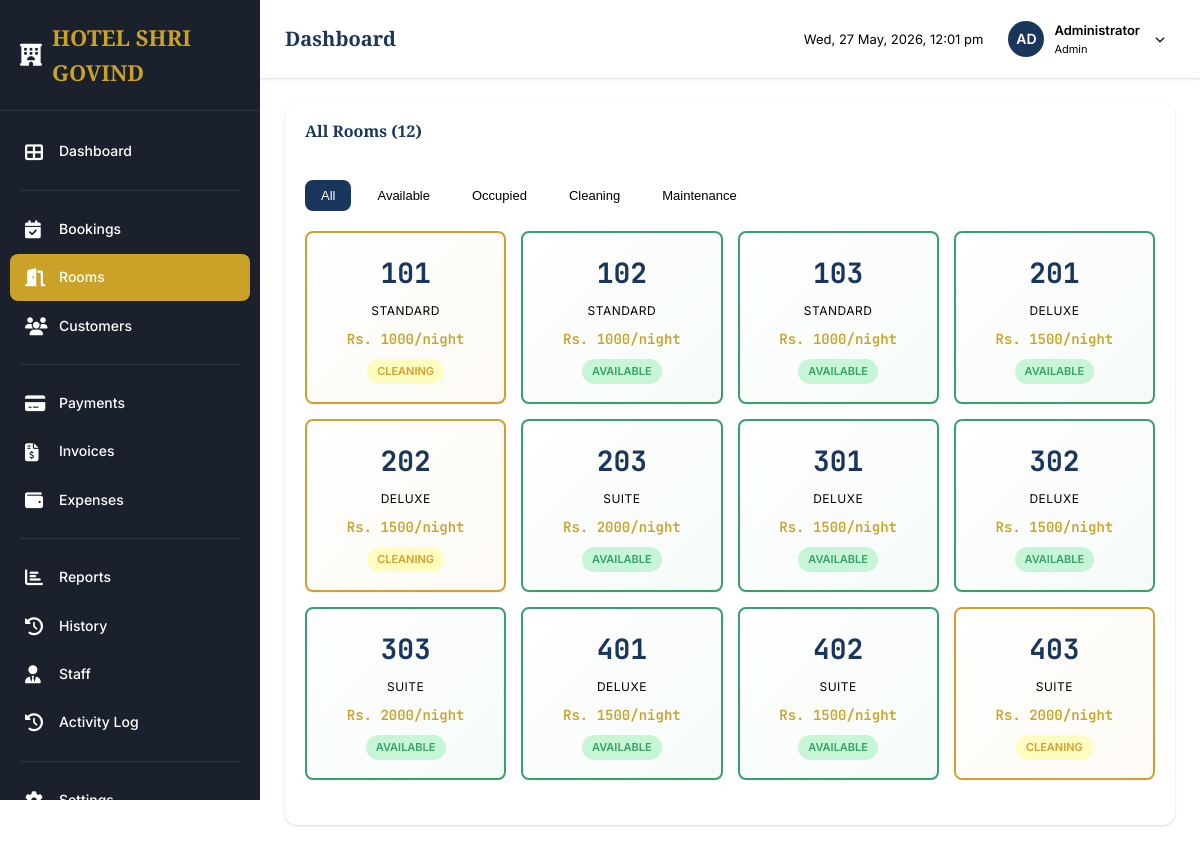
The page /rooms (signed in) on the database its author committed.
### app.py (models this page shows, shortened)
class Settings(db.Model):
    __tablename__ = 'settings'
    id = db.Column(db.Integer, primary_key=True)
    key = db.Column(db.String(50), unique=True, nullable=False)
    value = db.Column(db.Text)
    @staticmethod
    def get(key, default=None):
        setting = Settings.query.filter_by(key=key).first()
        return setting.value if setting else default

class Staff(db.Model, UserMixin):
    __tablename__ = 'staff'
    id = db.Column(db.Integer, primary_key=True)
    username = db.Column(db.String(50), unique=True, nullable=False)
    password_hash = db.Column(db.String(255), nullable=False)
    name = db.Column(db.String(100), nullable=False)
    role = db.Column(db.String(20), nullable=False, default='receptionist')
    is_active = db.Column(db.Boolean, default=True)
    created_at = db.Column(db.DateTime, default=datetime.utcnow)
    last_login = db.Column(db.DateTime)
    def is_admin(self):
        return self.role == 'admin'

class Room(db.Model):
    __tablename__ = 'rooms'
    id = db.Column(db.Integer, primary_key=True)
    room_number = db.Column(db.String(10), unique=True, nullable=False)
    room_type = db.Column(db.String(30), nullable=False)
    price_per_night = db.Column(db.Numeric(10,2), nullable=False)
    status = db.Column(db.String(20), default='available')
    floor = db.Column(db.Integer, default=1)
    amenities = db.Column(db.Text)
    created_at = db.Column(db.DateTime, default=datetime.utcnow)
    bookings = db.relationship('Booking', backref='room', lazy=True)

### app.py (the view)
@app.route('/rooms')
@login_required
def rooms():
    rooms_list = Room.query.order_by(Room.room_number).all()
    return render_template('rooms.html', rooms=rooms_list)

### app.py (called while the page is built)
@login_manager.user_loader
def load_user(user_id):
    return db.session.get(Staff, int(user_id))

### templates/rooms.html (shortened to what this page needs)
{% extends "base.html" %}
{% block content %}
<div class="card">
    <div class="card-header">
        <h3 class="card-title">All Rooms ({{ rooms|length }})</h3>
    </div>
    <div class="card-body">
        <div class="filters">
            <button class="filter-btn active" data-filter="all">All</button>
            <button class="filter-btn" data-filter="available">Available</button>
            <button class="filter-btn" data-filter="occupied">Occupied</button>
            <button class="filter-btn" data-filter="cleaning">Cleaning</button>
            <button class="filter-btn" data-filter="maintenance">Maintenance</button>
        </div>
        <div class="room-grid" style="grid-template-columns: repeat(auto-fill, minmax(200px, 1fr));">
            {% for room in rooms %}
            <div class="room-card {{ room.status }}" data-room-id="{{ room.id }}" data-type="{{ room.status }}">
                <div class="room-number">{{ room.room_number }}</div>
                <div class="room-type">{{ room.room_type|title }}</div>
                <div class="room-price">Rs. {{ room.price_per_night|int }}/night</div>
                <span class="room-status-badge {{ room.status }}">
                    {{ room.status|title }}
                </span>
            </div>
            {% endfor %}
        </div>
    </div>
</div>
{% endblock %}

### templates/base.html (shortened to what this page needs)
<!DOCTYPE html>
<html lang="en">
<head>
    <link rel="stylesheet" href="{{ url_for('static', filename='css/style.css') }}">
    <link rel="stylesheet" href="https://cdnjs.cloudflare.com/ajax/libs/font-awesome/6.4.0/css/all.min.css">
</head>
<body>
    {% block body %}
    <div class="main-wrapper">
        {% include 'partials/sidebar.html' %}
        <div class="main-content">
            {% include 'partials/topnav.html' %}
            <div class="content-area">
                {% block content %}{% endblock %}
            </div>
        </div>
    </div>
    {% endblock %}
</body>
</html>

### templates/partials/sidebar.html (shortened to what this page needs)
<nav class="sidebar">
    <div class="sidebar-header">
        <a href="{{ url_for('dashboard') }}" class="sidebar-logo">
            <i class="fas fa-hotel"></i>
            <span>{{ hotel.name|default('HOTEL SHRI GOVIND') }}</span>
        </a>
    </div>
    <div class="sidebar-nav">
        <div class="nav-item">
            <a href="{{ url_for('dashboard') }}" class="nav-link {% if request.endpoint == 'dashboard' %}active{% endif %}">
                <i class="fas fa-th-large"></i>
                Dashboard
            </a>
        </div>
        <div class="nav-divider"></div>
        <div class="nav-item">
            <a href="{{ url_for('bookings') }}" class="nav-link {% if 'booking' in request.endpoint %}active{% endif %}">
                <i class="fas fa-calendar-check"></i>
                Bookings
            </a>
        </div>
        <div class="nav-item">
            <a href="{{ url_for('rooms') }}" class="nav-link {% if request.endpoint == 'rooms' or 'room' in request.endpoint %}active{% endif %}">
                <i class="fas fa-door-open"></i>
                Rooms
            </a>
        </div>
        <div class="nav-item">
            <a href="{{ url_for('customers') }}" class="nav-link {% if 'customer' in request.endpoint %}active{% endif %}">
                <i class="fas fa-users"></i>
                Customers
            </a>
        </div>
        <div class="nav-divider"></div>
        <div class="nav-item">
            <a href="{{ url_for('payments') }}" class="nav-link {% if request.endpoint == 'payments' %}active{% endif %}">
                <i class="fas fa-credit-card"></i>
                Payments
            </a>
        </div>
        <div class="nav-item">
            <a href="{{ url_for('invoices') }}" class="nav-link {% if 'invoice' in request.endpoint %}active{% endif %}">
                <i class="fas fa-file-invoice-dollar"></i>
                Invoices
            </a>
        </div>
        <div class="nav-item">
            <a href="{{ url_for('expenses') }}" class="nav-link {% if request.endpoint == 'expenses' %}active{% endif %}">
                <i class="fas fa-wallet"></i>
                Expenses
            </a>
        </div>
        <div class="nav-divider"></div>
        <div class="nav-item">
            <a href="{{ url_for('reports') }}" class="nav-link {% if request.endpoint == 'reports' or 'report' in request.endpoint %}active{% endif %}">
                <i class="fas fa-chart-bar"></i>
                Reports
            </a>
        </div>
        <div class="nav-item">
            <a href="{{ url_for('history') }}" class="nav-link {% if request.endpoint == 'history' %}active{% endif %}">
                <i class="fas fa-history"></i>
                History
            </a>
        </div>
        {% if current_user.is_admin() %}
        <div class="nav-item">
            <a href="{{ url_for('staff') }}" class="nav-link {% if 'staff' in request.endpoint %}active{% endif %}">
                <i class="fas fa-user-tie"></i>
                Staff
            </a>
        </div>
        <div class="nav-item">
            <a href="{{ url_for('activity_log') }}" class="nav-link {% if request.endpoint == 'activity_log' %}active{% endif %}">
                <i class="fas fa-history"></i>
                Activity Log
            </a>
        </div>
        {% endif %}
        <div class="nav-divider"></div>
        <div class="nav-item">
            <a href="{{ url_for('settings') }}" class="nav-link {% if request.endpoint == 'settings' %}active{% endif %}">
                <i class="fas fa-cog"></i>
                Settings
            </a>
        </div>
    </div>
</nav>

### templates/partials/topnav.html (shortened to what this page needs)
<nav class="top-nav">
    <div class="top-nav-left">
        <h1 class="page-title">{% block page_title %}Dashboard{% endblock %}</h1>
    </div>
    <div class="top-nav-right">
        <span class="nav-time" id="current-time">
        </span>
        <div class="user-dropdown">
            <div class="user-avatar">
                {{ current_user.name[:2].upper() }}
            </div>
            <div class="user-info">
                <div class="user-name">{{ current_user.name }}</div>
                <div class="user-role">{{ current_user.role|title }}</div>
            </div>
            <i class="fas fa-chevron-down" style="color: var(--gray-400); font-size: 10px; margin-left: 5px;"></i>
        </div>
    </div>
</nav>

### rows shown on the page
Settings: name "HOTEL SHRI GOVIND"
Staff: name "AD", name "Administrator", role "Admin"
Room: room_number "101", room_type "STANDARD", price_per_night "1000", status "CLEANING"
Room: room_number "102", room_type "STANDARD", price_per_night "1000", status "AVAILABLE"
Room: room_number "103", room_type "STANDARD", price_per_night "1000", status "AVAILABLE"
Room: room_number "201", room_type "DELUXE", price_per_night "1500", status "AVAILABLE"
Room: room_number "202", room_type "DELUXE", price_per_night "1500", status "CLEANING"
Room: room_number "203", room_type "SUITE", price_per_night "2000", status "AVAILABLE"
Room: room_number "301", room_type "DELUXE", price_per_night "1500", status "AVAILABLE"
Room: room_number "302", room_type "DELUXE", price_per_night "1500", status "AVAILABLE"
Room: room_number "303", room_type "SUITE", price_per_night "2000", status "AVAILABLE"
Room: room_number "401", room_type "DELUXE", price_per_night "1500", status "AVAILABLE"
Room: room_number "402", room_type "SUITE", price_per_night "1500", status "AVAILABLE"
Room: room_number "403", room_type "SUITE", price_per_night "2000", status "CLEANING"

### other values the page prints
{{ rooms|length }} "12"
